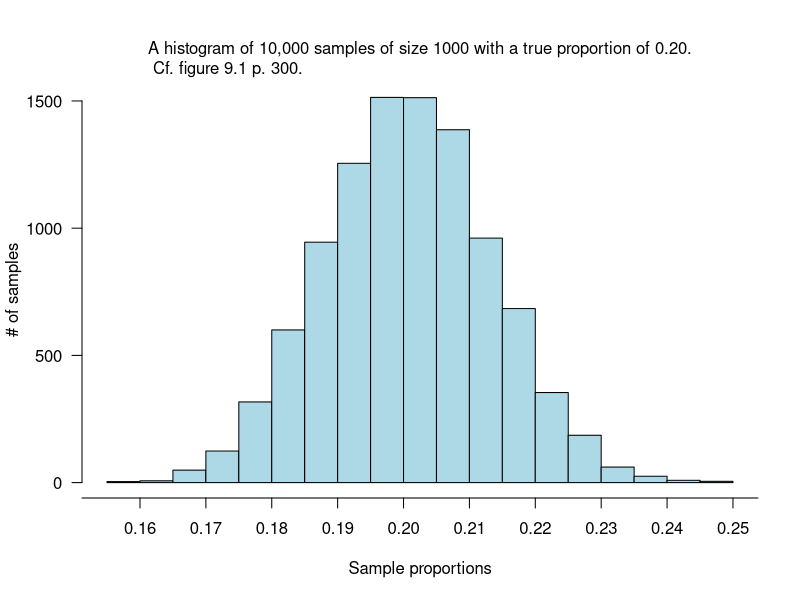
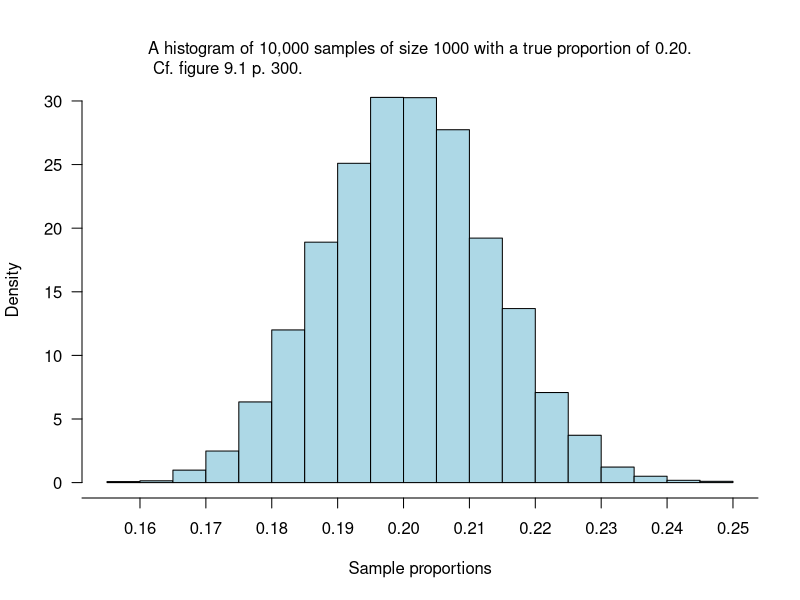

Recreate these plots in R, in order.
# Sampling variability of sample proportions (Sharpe et al. (2015), p. 300 (chapter 9))
# Set up the population: a box of 1,000,000 tickets, of which 200,000 "success" and 800,000 "failure"
population <- c(rep("success",200000),rep("failure",800000))       
table(population)

# Compute the proportion of "succcesses" in the population:
table(population)[2]/length(population)

# =================================================================================
# take a random sample of size 1000 from the population (draws without replacement)
x <- sample(population,1000,replace=FALSE)
# display the sample:
x
table(x) 
# Find the sample proportion of successes:
table(x)[2]/length(x)      

#======================
# Empirical Histogram for 10,000 runs (in lecture)
# (cf. the empirical histogram in Sharpe et al. (2015), figure 9.1 p. 300)
#======================
# If we use 10,000 runs,
# the empirical histogram of the percentage in the sample will be close # to the probability histogram.
# Take a sample of 1000 tickets and compute percentage of "successes" in sample.
# Repeat this 10,000 times 
# (Be patient; the computer needs about a minute to do the work.)
sample.size <- 1000
repetitions <- 10000 # Number of samples
observed.values.of.proportion <- c(rep(NA,repetitions)) # initialize observed.values.of.percentage
for (i in 1:repetitions) 
{
  observed.values.of.proportion[i] <- table(sample(population,sample.size,replace=FALSE))[2]/sample.size
}
hist(observed.values.of.proportion,right=FALSE,freq=TRUE,col="lightblue",las=1,xaxp=c(0,1,100),xlab="Sample proportions",ylab="# of samples",main="")
mtext(expression(paste("A histogram of 10,000 samples of size 1000 with a true proportion of 0.20.\n Cf. figure 9.1 p. 300.")))

# As a density histogram:
hist(observed.values.of.proportion,right=FALSE,freq=FALSE,col="lightblue",las=1,xaxp=c(0,1,100),xlab="Sample proportions",main="")
mtext(expression(paste("A histogram of 10,000 samples of size 1000 with a true proportion of 0.20.\n Cf. figure 9.1 p. 300.")))

mean(observed.values.of.proportion) # gives an idea of EV in the probability histogram
sd(observed.values.of.proportion)   # gives an idea of SE in the probability histogram
#======================



